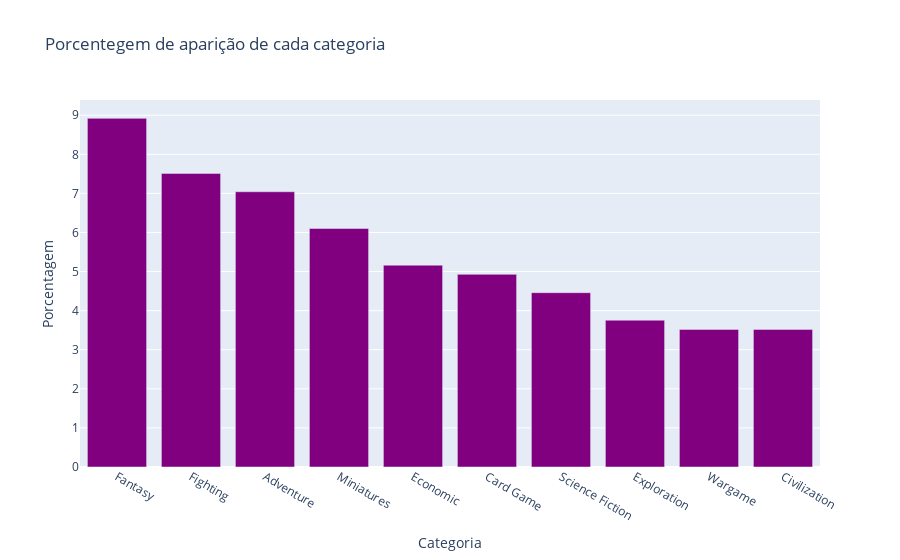

Write notebook code for a chart like this one.
### Code cell
fig_categoria = px.bar(category_count2e4.head(10), x='feature', y='porcentagem',
                        title='Porcentegem de aparição de cada categoria').update_layout(
                            xaxis_title='Categoria', yaxis_title='Porcentagem'
                        ).update_traces(marker_color='purple')
fig_categoria.show()

### Figure 1 — Plotly figure (JSON) as saved in the notebook; plotly's stock layout.template omitted (floating-point values rounded to 4 significant figures)
{"data": [{"alignmentgroup": "True", "hovertemplate": "feature=%{x}<br>porcentagem=%{y}<extra></extra>", "legendgroup": "", "marker": {"color": "purple", "pattern": {"shape": ""}}, "name": "", "offsetgroup": "", "orientation": "v", "showlegend": false, "textposition": "auto", "type": "bar", "x": ["Fantasy", "Fighting", "Adventure", "Miniatures", "Economic", "Card Game", "Science Fiction", "Exploration", "Wargame", "Civilization"], "xaxis": "x", "y": [8.92, 7.512, 7.042, 6.103, 5.164, 4.93, 4.46, 3.756, 3.521, 3.521], "yaxis": "y"}], "layout": {"barmode": "relative", "legend": {"tracegroupgap": 0}, "title": {"text": "Porcentegem de aparição de cada categoria"}, "xaxis": {"anchor": "y", "domain": [0, 1], "title": {"text": "Categoria"}}, "yaxis": {"anchor": "x", "domain": [0, 1], "title": {"text": "Porcentagem"}}}}
